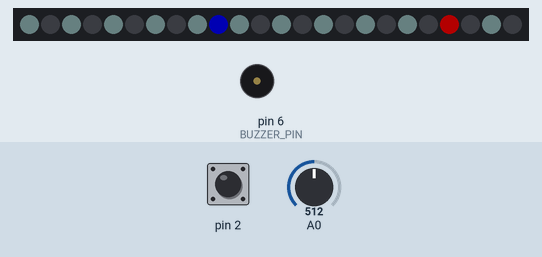
The sketch below on a simulated Arduino Uno, built with avr-gcc and run on an emulated ATmega328P. Parts: 24 RGB LEDs in strip order, left to right, buzzer (waves = sounding). Inputs (shaded band) come from the test bench; at power-on: pin 2 HIGH, A0 = 512. Dim RGB values are drawn brighter than linear; the local clock reads 2024-03-15 10:24:30 at power-on unless the sketch sets it; EEPROM starts erased.

Above: at 1.2 s.
1.3 s: pin 2 pulled LOW for 0.15 s
At 2.3 s:
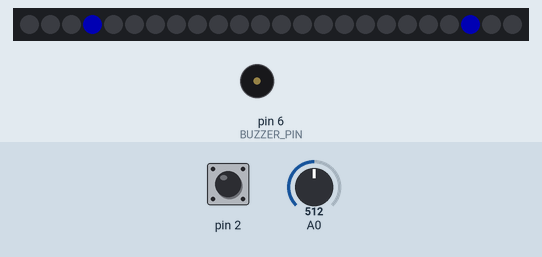
5.0 s: A0 set to 306
8.0 s: pin 2 pulled LOW for 3.2 s
At 11.8 s:
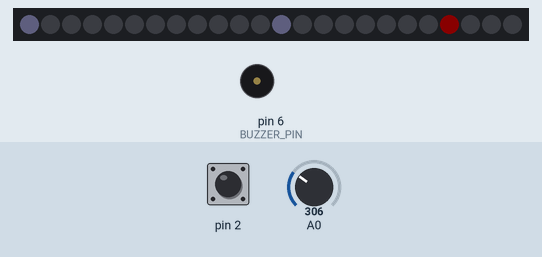
12.9 s: A0 set to 382
14.4 s: A0 set to 414
At 17.0 s:
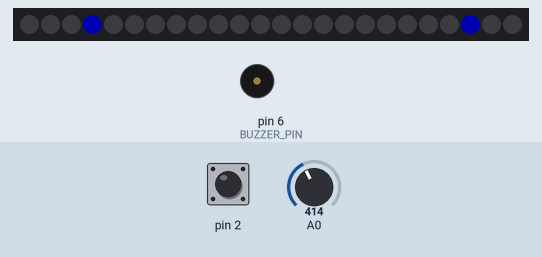
Timing chart, 0 to 18.4 s (numbered marks = the images above; inputs shaded):
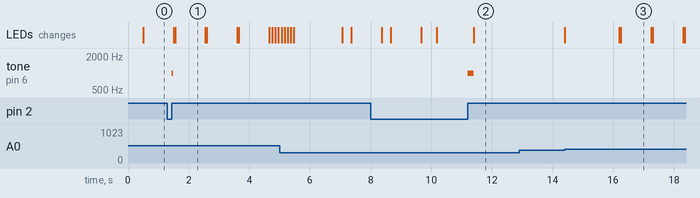

Measured:
- the behaviour switches between 399 and 400 on A0 (found by bisection; images 2 and 3)
- after the input at 1.3 s, tone on pin 6 (BUZZER_PIN): silent → 1000 Hz after 0.15 s, → silent 0.05 s later; the LEDs: first change after 0.20 s (image 1 shows a later state)
- after the input at 8.0 s, tone on pin 6 (BUZZER_PIN): silent → 1000 Hz after 3.2 s, → silent 0.20 s later; the LEDs: first differ from a run without the input after 3.4 s (image 2)
- after the input at 12.9 s, every drawn part: stays the same
- after the input at 14.4 s, the LEDs: first change at once (image 3 shows a later state)
- what the display in image 1 shows lasts 1.0 s, from 1.6 s to 2.6 s

The sketch:

MakeTime.ino
```cpp
#include <EEPROM.h>
#include <Adafruit_NeoPixel.h>
#include <Wire.h>
#include <ds3231.h>

#ifdef __AVR__
 #include <avr/power.h> // Required for 16 MHz Adafruit Trinket
#endif

// Which pin on the Arduino is connected to the NeoPixels?
// On a Trinket or Gemma we suggest changing this to 1:
#define LED_PIN    9
#define BUZZER_PIN 6


// How many NeoPixels are attached to the Arduino?
#define LED_COUNT 24

// each color R, G, B
// Each map {colorH, colorM, colorFace1, colorFace2}
const uint8_t colorMapArray[][3][12] PROGMEM = {
// Map 0, Captain America
 {
  {10, 0, 0,    0, 0, 11,    3, 3, 4,   3, 3, 4},   // Low intensity
  {60, 0, 0,    0, 0, 60,    4, 5, 5,   4, 5, 5},   // Mid intensity
  {255, 0, 0,   0, 0, 255,   20, 20, 20,  20, 20, 20},   // High intensity
 },
// Map 1, Colours
 {
  {10, 10, 0,   0, 5, 15,    3, 3, 4,   2, 0, 0},   // Low intensity
  {70, 70, 0,   0, 42, 90,   6, 7, 7,   6, 0, 0},   // Mid intensity
  {255, 255, 0, 0, 160, 255, 20, 20, 20, 20, 0, 0},   // High intensity
 },
// Map 2, Joker Old
 {
  {13, 0, 0,    0, 12, 0,    3, 3, 4,   2, 0, 2},   // Low intensity
  {60, 0, 0,    0, 60, 0,    6, 7, 7,   4, 0, 6},   // Mid intensity
  {255, 0, 0,    0, 255, 0,    20, 20, 20,   10, 0, 20},   // High intensity
 },
// Map 3, Joker New
 {
  {13, 0, 0,    0, 0, 17,    3, 3, 0,   2, 2, 0},   // Low intensity
  {60, 0, 0,    0, 0, 60,    7, 7, 0,   9, 4, 0},   // Mid intensity
  {255, 0, 0,    0, 0, 255,    20, 20, 0,   22, 13, 0},   // High intensity
 },
// Map 4, Dr Strange
 {
  {8, 8, 0,     0, 0, 16,    2, 0, 0,   2, 0, 0},   // Low intensity
  {30, 30, 0,   0, 0, 60,    5, 0, 0,   5, 0, 0},   // Mid intensity
  {130, 130, 0,   0, 0, 255,    20, 0, 0,   20, 0, 0},   // High intensity
 },
// Map 5, Purple love
 {
  {0, 10, 17,   12, 0, 18,    2, 0, 4,   2, 0, 4},   // Low intensity
  {0, 20, 40,   25, 0, 40,    4, 0, 8,   4, 0, 8},   // Mid intensity
  {0, 80, 200,  70, 0, 255,    10, 0, 20,   10, 0, 20},   // High intensity
 },
// Map 6, Crystal blue
 {
  {12, 12, 0,     0, 13, 13,      0, 3, 2,   0, 3, 2},   // Low intensity
  {25, 25, 0,   0, 36, 36,    0, 5, 4,   0, 5, 4},   // Mid intensity
  {255, 255, 0,   0, 255, 255,    0, 20, 20,   0, 20, 20},   // High intensity
 },
// Map 7, Cool blue
 {
  {7, 8, 7,      0, 0, 14,    0, 0, 2,   0, 0, 2},   // Low intensity
  {17, 17, 17,   0, 0, 70,    0, 0, 9,   0, 0, 9},   // Mid intensity
  {70, 70, 70,   0, 0, 255,    0, 0, 20,   0, 0, 20},   // High intensity
 },
// Map 8, Firy red
 {
  {11, 10, 0,   14, 0, 0,    2, 0, 0,   2, 0, 0},   // Low intensity
  {40, 30, 0,   50, 0, 0,    9, 0, 0,   9, 0, 0},   // Mid intensity
  {160, 100, 0,   255, 0, 0,    20, 0, 0,   20, 0, 0},   // High intensity
 },
// Map 9, Emerald green
 {
  {0, 6, 6,     0, 8, 0,     0, 2, 0,   0, 2, 0},   // Low intensity
  {0, 25, 25,   0, 40, 0,    0, 9, 0,   0, 9, 0},   // Mid intensity
  {0, 70, 70,   0, 255, 0,    0, 20, 0,   0, 20, 0},   // High intensity
 },
// Map 10, Yellow submarine
 {
  {6, 13, 0,    14, 16, 0,    3, 3, 0,   3, 3, 0},   // Low intensity
  {25, 55, 0,   25, 25, 0,    5, 5, 0,   5, 5, 0},   // Mid intensity
  {70, 255, 0,   100, 100, 0,    20, 20, 0,   20, 20, 0},   // High intensity
 },
// Map 11, Cheshire Cat
 {
  {0, 5, 10,    0, 10, 0,    3, 3, 4,   0, 0, 0},   // Low intensity
  {0, 20, 40,   0, 50, 0,    9, 9, 9,   0, 0, 0},   // Mid intensity
  {0, 50, 160,   0, 255, 0,   20, 20, 20,   0, 0, 0},   // High intensity
 },
// Map 12, Dali
 {
  {6, 6, 0,     0, 6, 6,      0, 0, 0,   0, 0, 0},   // Low intensity
  {25, 25, 0,   0, 25, 25,    0, 0, 0,   0, 0, 0},   // Mid intensity
  {255, 255, 0,   0, 255, 255,    0, 0, 0,   0, 0, 0},   // High intensity
 },
};


ts t; //ts is a struct findable in ds3231.h
uint32_t color;
uint32_t colorH[3], colorM[3], colorFace1[3], colorFace2[3];
uint16_t adcVal = 0, adcThr[2];
uint8_t colorMap = 0, colorIdx = 0, ledOffset = 0;
uint8_t state = 0;
uint8_t i;

Adafruit_NeoPixel strip(LED_COUNT, LED_PIN, NEO_GRB + NEO_KHZ800);

void(* reset) (void) = 0;

void setup()
{
#if defined(__AVR_ATtiny85__) && (F_CPU == 16000000)
  clock_prescale_set(clock_div_1);
#endif

  pinMode(2, INPUT);
  digitalWrite(2, HIGH);

  strip.begin();           // INITIALIZE NeoPixel strip object (REQUIRED)
  strip.show();            // Turn OFF all pixels ASAP

  Wire.begin(); //start i2c (required for connection)
  DS3231_init(DS3231_INTCN); //register the ds3231 (DS3231_INTCN is the default address of ds3231, this is set by macro for no performance loss)

  if (EEPROM.read(0) != 0x00)
  {
    // New chip. Set up factory defaults
    factoryDefaults();
  }
  adcThr[0] = EEPROM.read(1);
  adcThr[1] = EEPROM.read(2);
  ledOffset = EEPROM.read(3);
  colorMap = EEPROM.read(4);

  readColorMap(colorMap);

  colorIdx = 0;
}

void factoryDefaults()
{
    EEPROM.write(1, 0x09);  // Low brightness threshold
    EEPROM.write(2, 0x11);  // Mid brightness threshold
    EEPROM.write(3, 0);  // LED ring orientation
    EEPROM.write(4, 0x00);  // Color map
    EEPROM.write(0, 0x00);  // configured flag
    reset();
}

void readColorMap(uint8_t m)
{
  for (i = 0; i < 3; i++)
  {
    colorH[i] = strip.Color(pgm_read_byte(&colorMapArray[m][i][0]), pgm_read_byte(&colorMapArray[m][i][1]), pgm_read_byte(&colorMapArray[m][i][2]));
    colorM[i] = strip.Color(pgm_read_byte(&colorMapArray[m][i][3]), pgm_read_byte(&colorMapArray[m][i][4]), pgm_read_byte(&colorMapArray[m][i][5]));
    colorFace1[i] = strip.Color(pgm_read_byte(&colorMapArray[m][i][6]), pgm_read_byte(&colorMapArray[m][i][7]), pgm_read_byte(&colorMapArray[m][i][8]));
    colorFace2[i] = strip.Color(pgm_read_byte(&colorMapArray[m][i][9]), pgm_read_byte(&colorMapArray[m][i][10]), pgm_read_byte(&colorMapArray[m][i][11]));
  }
}

void loop()
{
  static unsigned long buttonTimeStamp = 0, buttonFallingEdge = 0, buttonLen = 0;
  static uint8_t buttonState = 1;
  static uint8_t buttonPressed = 0;
  static uint8_t oldState;

  adcVal = analogRead(A0) / 40;
  if (adcVal < adcThr[0])
  {
    colorIdx = 0;
  }

  // Histeresis implemented through truncation. When adcVal == adcThr[0] do nothing. This happens for 40 ADC counts.
  if ((adcVal > adcThr[0]) && (adcVal < adcThr[1]))
  {
    colorIdx = 1;
  }

  if (adcVal > adcThr[1])
  {
    colorIdx = 2;
  }

  if ((digitalRead(2) == 0) && (buttonState == 1))
  {
    // Button falling edge
    buttonTimeStamp = millis();
    buttonFallingEdge = buttonTimeStamp;
    buttonState = 0;
  }

  oldState = state;

  if ((digitalRead(2) == 1) && (buttonState == 0))
  {
    // Button rising edge
    buttonTimeStamp = millis();
    buttonLen = buttonTimeStamp - buttonFallingEdge;
    buttonState = 1;

    if (buttonLen > 10000)
    {
      // very long press
      tone(BUZZER_PIN, 1000);
      delay(750);
      noTone(BUZZER_PIN);
      factoryDefaults();
    }
    else if (buttonLen > 1000)
    {
      // long press
      tone(BUZZER_PIN, 1000);
      delay(200);
      noTone(BUZZER_PIN);
      state++;
    }
    else if (buttonLen > 50)
    {
      // short press
      tone(BUZZER_PIN, 1000);
      delay(50);
      noTone(BUZZER_PIN);
      buttonPressed = 1;
    }
  }

  if (state > 3)
  {
    state = 0;
  }

  if ((millis() - buttonTimeStamp) >= 5000)
  {
    state = 0;
  }

  if (oldState != state)
  {
    // Handle state transition actions here.
    if (3 == oldState) EEPROM.write(4, colorMap);
    if (0 == state) showAnimation();
  }

  switch (state)
  {
    case 0:    // default clock run state
      if (buttonPressed == 1) showAnimation();
      runClock();
      break;
    case 1:
      runSetH(buttonPressed);
      break;
    case 2:
      runSetM(buttonPressed);
      break;
    case 3:
      runSetColorMap(buttonPressed);
      break;
   }

  buttonPressed = 0;
}


void runSetColorMap(uint8_t buttonPressed)
{
  if (buttonPressed != 0)
  {
    colorMap++;
    colorMap %= sizeof(colorMapArray) / (sizeof(uint8_t)*3*12);
    readColorMap(colorMap);
  }

  strip.clear();
  setColor(2, colorM[colorIdx]);
  setColor(3, colorM[colorIdx]);
  setColor(4, colorM[colorIdx]);

  setColor(20, colorH[colorIdx]);
  setColor(21, colorH[colorIdx]);
  setColor(22, colorH[colorIdx]);

  setColor(6, colorFace1[colorIdx]);
  setColor(12, colorFace1[colorIdx]);
  setColor(18, colorFace1[colorIdx]);

  setColor(8, colorFace2[colorIdx]);
  setColor(10, colorFace2[colorIdx]);
  setColor(14, colorFace2[colorIdx]);
  setColor(16, colorFace2[colorIdx]);
  strip.show();
}


void runSetH(uint8_t buttonPressed)
{
  DS3231_get(&t);
  t.hour += buttonPressed;
  if (t.hour > 23) t.hour = 0;
  DS3231_set(t);

  strip.clear();
  // draw clock face
  setColor(0, colorFace1[colorIdx]);
  setColor(12, colorFace1[colorIdx]);
  setColor((t.hour % 12) * 2, colorH[colorIdx]);
  strip.show();
}

void runSetM(uint8_t buttonPressed)
{
  uint8_t ledM;

  DS3231_get(&t);
  if (buttonPressed != 0)
  {
    t.min += 1;
    if (t.min > 59) t.min = 0;
    t.sec = 0;
    DS3231_set(t);
  }

  ledM = (t.min / 10) * 4;

  strip.clear();
  // draw clock face
  setColor(0, colorFace1[colorIdx]);
  setColor(6, colorFace1[colorIdx]);
  setColor(12, colorFace1[colorIdx]);
  setColor(18, colorFace1[colorIdx]);
  setColor(ledM, colorM[colorIdx]);
  for (i = 0; i < (t.min % 10); i++)
  {
    setColor((ledM + i + 1) % 24, colorFace2[colorIdx]);
  }
  strip.show();
}

void runClock()
{
  static unsigned long lastRefresh = 0;
  static uint8_t displayCounter = 0;
  static uint8_t old_ledM = 0;
  static uint8_t ledH = 0, ledM = 0;

  if ((millis() - lastRefresh) >= 500)
  {
    lastRefresh = millis();

    DS3231_get(&t);
    ledH = (t.hour % 12) * 2;
    ledM = ((uint16_t)t.min*60 + t.sec)/150;  // 3600 / 24 = 250

    strip.clear();
    showClock(ledH, ledM);
    strip.show();
  }
}

void showClock(uint8_t ledH, uint8_t ledM)
{
  // draw clock face
  setColor(0, colorFace1[colorIdx]);
  setColor(6, colorFace1[colorIdx]);
  setColor(12, colorFace1[colorIdx]);
  setColor(18, colorFace1[colorIdx]);

  setColor(2, colorFace2[colorIdx]);
  setColor(4, colorFace2[colorIdx]);
  setColor(8, colorFace2[colorIdx]);
  setColor(10, colorFace2[colorIdx]);
  setColor(14, colorFace2[colorIdx]);
  setColor(16, colorFace2[colorIdx]);
  setColor(20, colorFace2[colorIdx]);
  setColor(22, colorFace2[colorIdx]);

  setColor(ledH, colorH[colorIdx]);

  if (ledM == ledH) setColor(ledM, colorH[colorIdx] + colorM[colorIdx]);
  else setColor(ledM, colorM[colorIdx]);
}

void showAnimation()
{
  // draw eyes
  for (i = 0; i < 3; i++)
  {
    strip.clear();
    strip.show();
    delay(50);

    setColor(21, colorM[colorIdx]);
    setColor(3, colorM[colorIdx]);
    strip.show();
    delay(1000);
  }

  // draw smile
  for (i = 16; i > 7; i--)
  {
    setColor(i, colorH[colorIdx]);
    strip.show();
    delay(100);
  }

  delay(1500);

  // wink
  for (i = 0; i < 2; i++)
  {
    setColor(3, 0);
    strip.show();
    delay(300);
    setColor(3, colorM[colorIdx]);
    strip.show();
    delay(1000);
  }

}

void setColor(uint8_t pixel, uint32_t color)
{
  strip.setPixelColor((pixel + ledOffset) % 24, color);
}

uint32_t getColor(uint8_t pixel)
{
  strip.getPixelColor((pixel + ledOffset) % 24);
}
```
